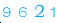

This chart was generated by the following Python code:

import pywinauto
from pywinauto.win32functions import SetForegroundWindow, ShowWindow


exe_path = r"C:\同花顺软件\同花顺\xiadan.exe"
app = pywinauto.Application().connect(path=exe_path, timeout=10)
main = app.top_window()
# print(main.window_text())
SetForegroundWindow(main.wrapper_object())


if app.top_window().window(class_name="Static", title_re=".*输入验证码.*"):
    win = app.top_window().window(class_name="Static", control_id=0x965)

    print(win.exists())
    win.capture_as_image().save("test.png")
    print(win.rectangle())
    win.print_control_identifiers()

# win = app.top_window().window(class_name="Static", control_id=0x965)
# print(win.exists())
# win.print_control_identifiers()
